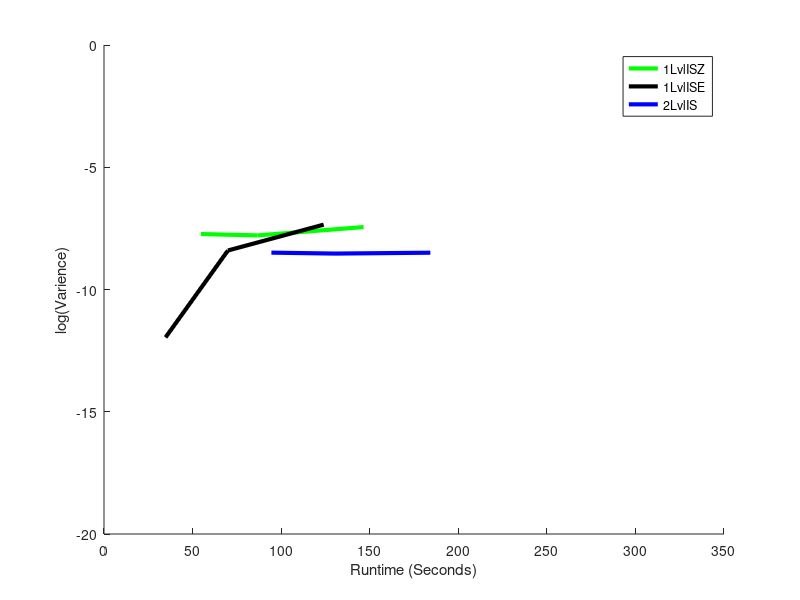

Write MATLAB code to recreate this figure.
hold on

xMin = 0;
xMax = 350;
yMin = -20;
yMax = 0;
trueAns =  0.067355681764443305259593866206504;
X = 1:xMax;

TwoLvlMCX = [33.5156,33.5156,33.5156,33.5156,33.5156,...
    64.5313,64.5313,64.5313,64.5313,64.5313,...
    133.7188,133.7188,133.7188,133.7188,133.7188,...
             ];
 
TwoLvlMCY = [ 0, 0, 0, 0, 0,...
0, 0, 0, 0, 0,...
0, 0, 0, 0.0000079999679998679514003872420557784, 0,...
];

TwoLvlMCYMean = arrayfun(@(i) mean(TwoLvlMCY((5*i-4):(5*i))), 1:(length(TwoLvlMCY)/5));

OneLvlISX = [54.7031,54.7031,54.7031,54.7031,54.7031,...
    86.6563,86.6563,86.6563,86.6563,86.6563,...
    146.5313,146.5313,146.5313,146.5313,146.5313,...
            ];
        
OneLvlISY = [0.000000016200124471036298436628586778011, 0.0000000069563400386204188290954215218281, 0.000000016107232620593698237165450727962, 0.000000025064235263743819309730287750969, 0.00000002851600337865602023134400759552,...
    0.000000022890628218537974718806217206031, 0.000000015155837246370565158127486824445, 0.000000020999577646487805652499624765352, 0.0000000083754610009118808614226212266689, 0.000000014051321669129241881938900530537,...
    0.0000000071854347878826212300613109063268, 0.0000000086127112939560176317263778117406, 0.000000012396689945753396709904530588377, 0.00000013745783058282077027257162948198, 0.000000013143059716666071182016458610432,...
             ];

OneLvlISYMean = arrayfun(@(i) mean(OneLvlISY((5*i-4):(5*i))), 1:(length(OneLvlISY)/5));

TwoLvlISX = [94.5,94.5,94.5,94.5,94.5,...
    130.3906,130.3906,130.3906,130.3906,130.3906,...
    184.2344,184.2344,184.2344,184.2344,184.2344,...
            ];
        
TwoLvlISY = [0.0000000035959466912704180179785362929043, 0.0000000015887711334099976397933290424703, 0.00000000099373994333046599342935662721758, 0.0000000071156545361028401735051815511085, 0.0000000027797936731573607899045473101484,...
    0.0000000015001977624042968159962800321909, 0.0000000062510479364380053543867311839285, 0.0000000014377974906894220818216719172638, 0.0000000018478116782247007193750058793072, 0.0000000036976088561517013314422664012598,...
    0.0000000033032218912920524324444029417962, 0.0000000050964043096418137010570814844114, 0.0000000018569476090425285007347369276086, 0.0000000039834184703120479827247100133598, 0.0000000017555187894123697967627656149853,...
         ];

TwoLvlISYMean = arrayfun(@(i) mean(TwoLvlISY((5*i-4):(5*i))), 1:(length(TwoLvlISY)/5));

OneLvlISEX = [34.75,34.75,34.75,34.75,34.75,...
    69.9531,69.9531,69.9531,69.9531,69.9531,...
    124.0156,124.0156,124.0156,124.0156,124.0156,...
            ];
        
OneLvlISEY = [0.000000000004706791584477282201976657067719, 0.0000000000000073877236712759006685924924870597, 0.0000000000000023174604637612287529099126478677, 0.00000000000077987904498337744511273318475627, 0.0000000000000059968895702892464867930197845757,...
    0.000000019584543783281190735727774160195, 0.00000000011114872682589253725861525726664, 0.0000000000001559462646251266503238044028392, 0.00000000000000019465906042772315702976053559817, 0.000000000000049113194262380164587864871586423,...
    0.00000022109008608166072334990097554563, 0.0000000000000000012974420802764746562666697233019, 0.0000000000000074429158977463598875487069143341, 0.0000000037457540056644205948968356575945, 0.0000000000078526377232638050960170473395064,...
             ];

OneLvlISEYMean = arrayfun(@(i) mean(OneLvlISEY((5*i-4):(5*i))), 1:(length(OneLvlISEY)/5));

% GISX = [54.4219,54.4219,54.4219,54.4219,54.4219,...
%     101.7813,101.7813,101.7813,101.7813,101.7813,...
%     188.4844,188.4844,188.4844,188.4844,188.4844,...
%             ];
%         
% GISY = [0.0000056643072753456423268532404780018, 0.0000015927274062664580453918972829941, 0.000000062714649810003313813989132569776, 0.00000027008493825847206370040047562764, 0.00077285606050838632097993441405492,...
%     0.00021699709677206827367242081283649, 0.0000010562912423986329184645918677354, 0.00000855172127708505036829556705813, 0.000021361675111311185501277928877606, 0.0000095885752616627566131219870260161,...
%     0.000011272313312641549169876471758744, 0.0000019040819271626825140501489477818, 0.0000023899654174731070805943328183574, 0.00000021689890829859772148497916530868, 0.00000086236220872737388972259107641771
%              ];
% 
% GISYMean = arrayfun(@(i) mean(GISY((5*i-4):(5*i))), 1:(length(GISY)/5));


OneLvlISRatio = (OneLvlISYMean ./ TwoLvlMCYMean) .* 100;

TwoLvlISRatio = (TwoLvlISYMean ./ TwoLvlMCYMean) .* 100;

OneLvlISERatio = (OneLvlISEYMean ./ TwoLvlMCYMean) .* 100;

% GISRatio = (GISYMean ./ TwoLvlMCYMean) .* 100;

%s1 = scatter(TwoLvlMCX,TwoLvlMCY,'r', 'filled');
%s2 = scatter(OneLvlISX,OneLvlISY,'g', 'filled');
%s3 = scatter(TwoLvlISX,TwoLvlISY,'b', 'filled');
%alpha(s1,0.4);
%alpha(s2,0.4);
%alpha(s3,0.4);

%plot(unique(TwoLvlMCX),log(TwoLvlMCYMean),'r','LineWidth',3)
plot(unique(OneLvlISX),log10(OneLvlISYMean),'g','LineWidth',3)
plot(unique(OneLvlISEX),log10(OneLvlISEYMean),'black','LineWidth',3)
plot(unique(TwoLvlISX),log10(TwoLvlISYMean),'b','LineWidth',3)
% plot(unique(GISX),log(GISYMean),'y','LineWidth',3)

axis([xMin,xMax,yMin,yMax]);

% r1 = refline(0,log(trueAns));
% r1.Color = 'r';
% r1.LineStyle = '--';

% legend('1LvlISZ','1LvlISE','2LvlIS','GlassermanIS');
legend('1LvlISZ','1LvlISE','2LvlIS');
xlabel('Runtime (Seconds)');
ylabel('log(Varience)');


hold off
